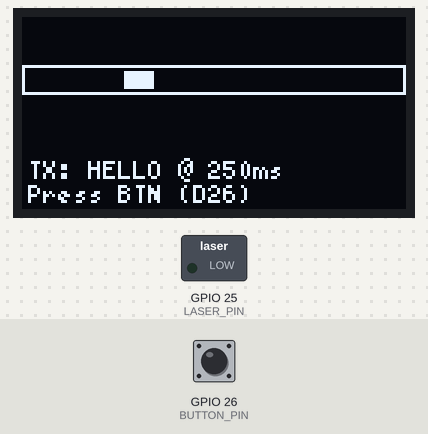
This sketch was run on a simulated ESP32. Parts: 128×64 one-colour display, switched loads named in the sketch (green lamp = pin HIGH). The inputs (shaded band) are chosen by the test bench; at power-on: GPIO 26 (BUTTON_PIN) HIGH.

Above: at 1.2 s.
1.3 s: GPIO 26 (BUTTON_PIN) pulled LOW for 0.15 s
At 1.8 s:
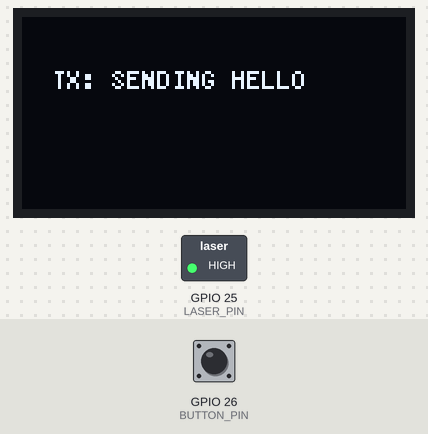
At 4.1 s:
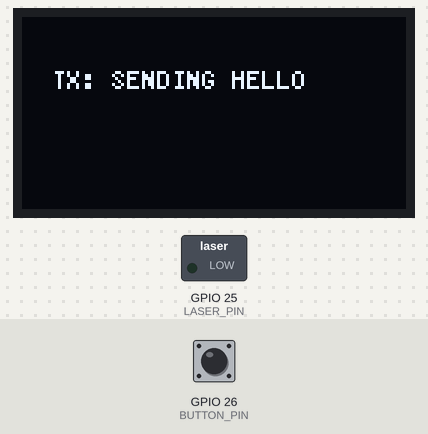
Timing chart, 0 to 10.0 s (numbered marks = the images above; inputs shaded):
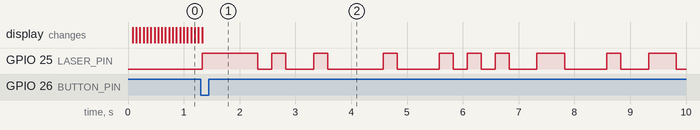

Measured:
- after the input at 1.3 s, GPIO 25 (LASER_PIN): LOW → HIGH at once, → LOW 1.0 s later, → HIGH 0.25 s later, → LOW 0.25 s later, … (20 changes in this stretch); the display: changes at once (image 1)

The sketch:

09_first_oled_hello_transmitter.ino
```cpp
#include <Arduino.h>
#include <Wire.h>
#include <U8g2lib.h>

// ---------- OLED SETUP ----------
U8G2_SH1106_128X64_NONAME_F_HW_I2C display(U8G2_R0, U8X8_PIN_NONE);

const int SCREEN_W = 128;
const int SCREEN_H = 64;

// ---------- PINS (ESP32 TX) ----------
const int LASER_PIN  = 25;   // GPIO25 -> laser / LED driver via transistor
const int BUTTON_PIN = 26;   // shared button line to GND on both boards

// ---------- TX CONFIG ----------
const unsigned long BIT_DURATION_MS = 250;   // 0.25 s per bit (must match RX)
const char *MESSAGE = "HELLO";

// ---------- BUTTON STATE ----------
int lastButtonState = HIGH;  // INPUT_PULLUP: idle = HIGH, pressed = LOW

// ---------- TX BIT/BYTE LOGIC ----------

// Send a single bit: 1 = laser ON, 0 = laser OFF
void sendBit(uint8_t bit) {
  digitalWrite(LASER_PIN, bit ? HIGH : LOW);
  delay(BIT_DURATION_MS);
}

// Send 4 '1' bits as preamble (1111)
void sendPreamble() {
  for (int i = 0; i < 4; i++) {
    sendBit(1);
  }
}

// Send one byte MSB-first (bit 7 → bit 0)
void sendByte(uint8_t b) {
  for (int i = 7; i >= 0; i--) {
    uint8_t bit = (b >> i) & 0x01;
    sendBit(bit);
  }
}

// Send the whole message once: preamble + MESSAGE
void sendMessageOnce() {
  // Status on OLED
  display.clearBuffer();
  display.setFont(u8g2_font_5x8_mf);
  display.drawStr(10, 24, "TX: SENDING HELLO");
  display.sendBuffer();

  sendPreamble();

  const char *p = MESSAGE;
  while (*p) {
    sendByte((uint8_t)*p);
    p++;
  }

  // Ensure laser is OFF at the end
  digitalWrite(LASER_PIN, LOW);
}

// ---------- OLED IDLE SCREEN ----------
int sweepX = 0;

void drawIdleScreen() {
  display.clearBuffer();

  int barY = 16;
  int barH = 10;

  display.drawFrame(0, barY, SCREEN_W, barH);
  display.drawBox(sweepX, barY + 2, 10, barH - 4);

  sweepX += 2;
  if (sweepX > SCREEN_W) sweepX = -10;

  display.setFont(u8g2_font_5x8_mf);
  display.drawStr(2, SCREEN_H - 10, "TX: HELLO @ 250ms");
  display.drawStr(2, SCREEN_H - 2,  "Press BTN (D26)");

  display.sendBuffer();
}

// ---------- SETUP & LOOP ----------
void setup() {
  // Pins
  pinMode(LASER_PIN, OUTPUT);
  digitalWrite(LASER_PIN, LOW);

  pinMode(BUTTON_PIN, INPUT_PULLUP);

  // I2C + OLED
  Wire.begin(21, 22);          // SDA=21, SCL=22
  display.begin();

  display.clearBuffer();
  display.setFont(u8g2_font_5x8_mf);
  display.drawStr(10, 24, "ESP32 TX READY");
  display.sendBuffer();
}

void loop() {
  int buttonState = digitalRead(BUTTON_PIN);

  // Edge: HIGH -> LOW = button press
  if (buttonState == LOW && lastButtonState == HIGH) {
    sendMessageOnce();
  }

  lastButtonState = buttonState;

  drawIdleScreen();
  delay(40);   // just for animation pacing
}
```
